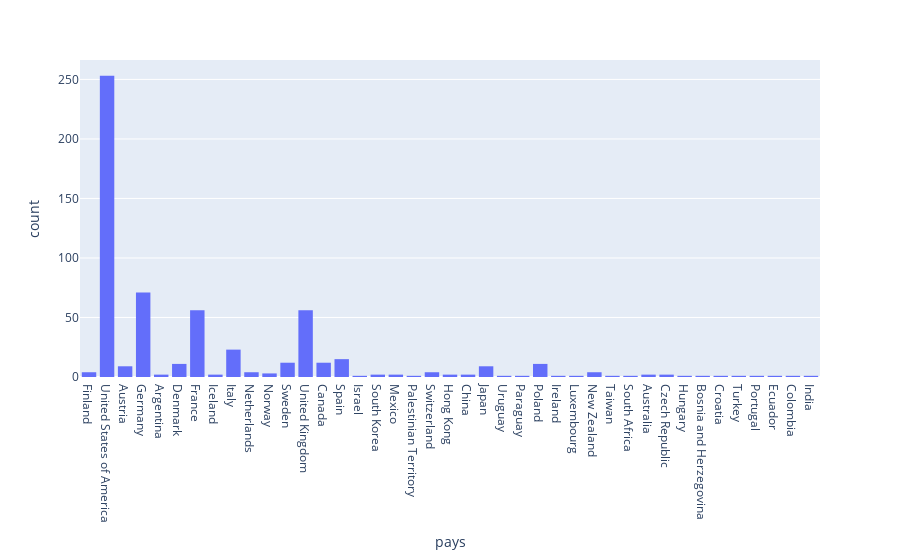

Notebook source saved alongside this figure:
### Code cell
# The most represented countries
pays = df_movies["production_countries"]

acc_pays= []
for countries in range(len(pays)):
    acc_pays.extend(pays[countries])

colums=["pays"]
data=acc_pays

df_countries=pd.DataFrame(data=acc_pays, columns=colums)

px.histogram(df_countries, x="pays")

### Figure 1 — Plotly figure (JSON) as saved in the notebook; plotly's stock layout.template omitted (floating-point values rounded to 4 significant figures; data arrays with more than 128 entries replaced by an {"elided": "..."} marker saying what was removed)
{"data": [{"alignmentgroup": "True", "bingroup": "x", "hovertemplate": "pays=%{x}<br>count=%{y}<extra></extra>", "legendgroup": "", "marker": {"color": "#636efa", "pattern": {"shape": ""}}, "name": "", "offsetgroup": "", "orientation": "v", "showlegend": false, "type": "histogram", "x": {"elided": "589 str values"}, "xaxis": "x", "yaxis": "y"}], "layout": {"autosize": true, "barmode": "relative", "legend": {"tracegroupgap": 0}, "margin": {"t": 60}, "xaxis": {"anchor": "y", "autorange": true, "domain": [0, 1], "range": [-0.5, 40.5], "title": {"text": "pays"}, "type": "category"}, "yaxis": {"anchor": "x", "autorange": true, "domain": [0, 1], "range": [0, 266.3], "title": {"text": "count"}}}}
